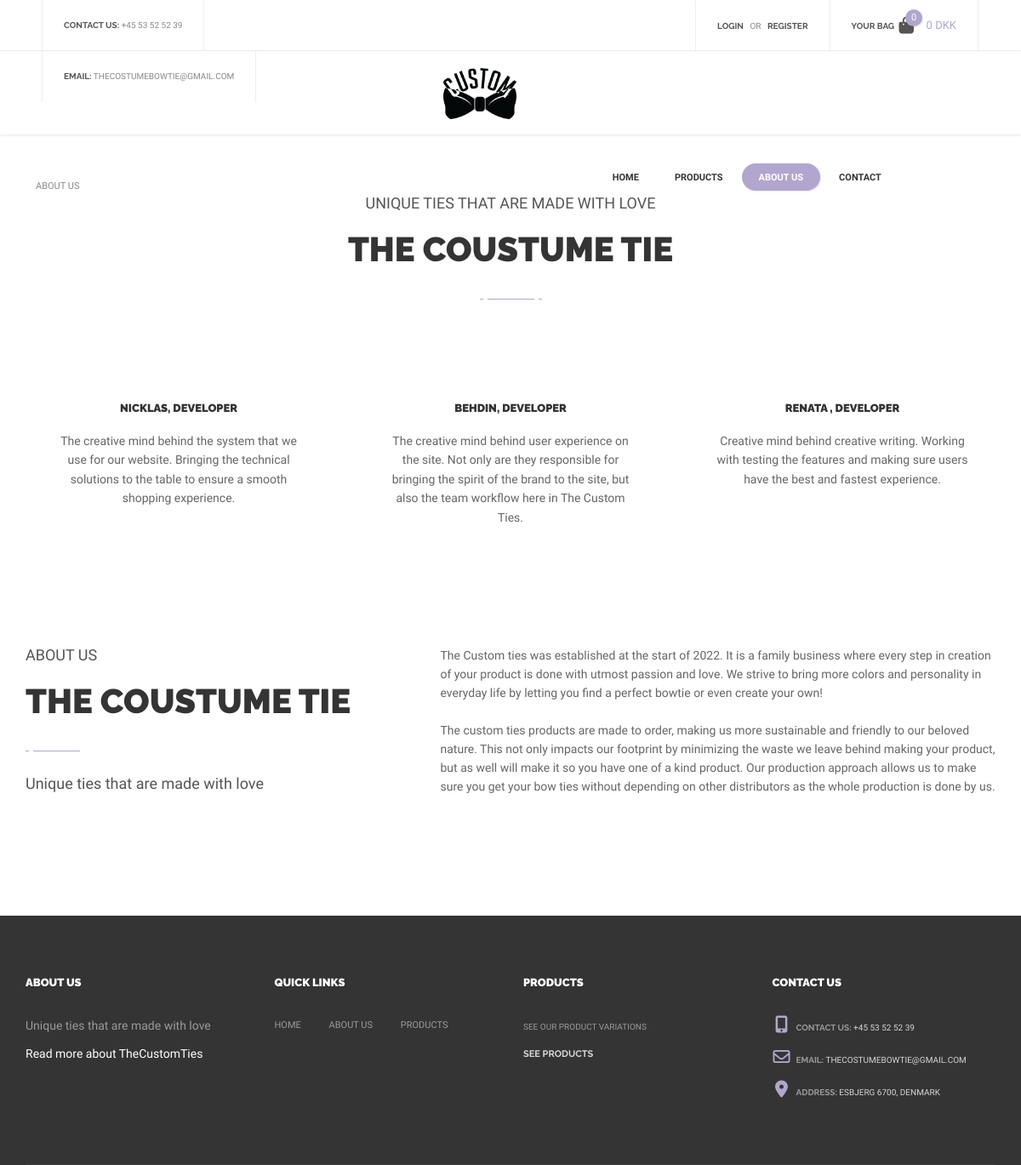
Screenshot of /AboutUS with the database file from the repository.
### tables this page shows
CREATE TABLE IF NOT EXISTS frontpage (
    id varchar(50) NOT NULL PRIMARY KEY,
    `text` text
);

### index.php (called while the page is built, shortened)
<?php
    $request = $_SERVER["REQUEST_URI"];
    $router = new Router($request);
    $router->get('/', 'views/frontend/Home');
    $router->get('/profile', 'views/login/profile');
    $router->get('/editProfileFunction', 'controllers/editProfile');
    $router->get('/loginFunction', 'controllers/login');
    $router->get('/loginFailedFunction', 'controllers/loginFailed');
    $router->get('/signupFunction', 'controllers/signup');
    $router->get('/logoutFunction', 'controllers/logout');
    $router->get('/Product', 'views/frontend/Product');
    $router->get('/ProductType', 'views/frontend/productType');
    $router->get('/ProductSale', 'views/frontend/productSale');
    $router->get('/AboutUS', 'views/frontend/AboutUS');

### models/handlers/frontpageHandler.php (called while the page is built, shortened)
<?php
$rootPath = "";
require_once $rootPath . "public/dbconn.php";
require_once $rootPath . "models/sql/frontpage.php";
class FrontpageHandler extends Frontpage{
    public $db;
    public function __construct($db) {
        $this->db = $db;
    }
    public function getFrontpage(){
        $getFrontpage = $this->db->prepare($this->getAllFrontpageQuery);
        $getFrontpage->execute();
        return $getFrontpage->fetchAll();
    }
}
$FrontpageHandler = new FrontpageHandler($db);

### controllers/frontpage.php (called while the page is built, shortened)
<?php
$dataset = $FrontpageHandler->getFrontpage();
foreach($dataset as $data){
    if($data['id'] == 'phone'){
        $phone = $data['text'];
    }
    if($data['id'] == 'email'){
        $email = $data['text'];
    }
    if($data['id'] == 'address'){
        $address = $data['text'];
    }
    if($data['id'] == 'nav1'){
        $nav1 = $data['text'];
    }
    if($data['id'] == 'nav2'){
        $nav2 = $data['text'];
    }
    if($data['id'] == 'nav3'){
        $nav3 = $data['text'];
    }
    if($data['id'] == 'nav4'){
        $nav4 = $data['text'];
    }
    if($data['id'] == 'aboutPageTitle1'){
        $aboutPageTitle1 = $data['text'];
    }
    if($data['id'] == 'aboutPageText1'){
        $aboutPageText1 = $data['text'];
    }
    if($data['id'] == 'aboutPageTitle2'){
        $aboutPageTitle2 = $data['text'];
    }
    if($data['id'] == 'aboutPageText2'){
        $aboutPageText2 = $data['text'];
    }
    if($data['id'] == 'aboutPageTitle3'){
        $aboutPageTitle3 = $data['text'];
    }
    if($data['id'] == 'aboutPageText3'){
        $aboutPageText3 = $data['text'];
    }
    if($data['id'] == 'aboutusSubtitle'){
        $aboutusSubtitle = $data['text'];
    }
    if($data['id'] == 'aboutusSlogan'){
        $aboutusSlogan = $data['text'];
    }
    if($data['id'] == 'aboutusTitle'){
        $aboutusTitle = $data['text'];
    }
    if($data['id'] == 'aboutUs1'){
        $aboutUs1 = $data['text'];
    }
    if($data['id'] == 'aboutUs2'){
        $aboutUs2 = $data['text'];
    }
}

### controllers/cartManager.php (called while the page is built, shortened)
<?php
$total = 0;

### views/frontend/AboutUS.php (the view, shortened to what this page needs)
<?php
    $rootPath = "";
    $pageName = "About Us";
    require_once $rootPath . "views/frontend/partials/header.php";
    require_once $rootPath . "models/handlers/frontpageHandler.php";
    require_once $rootPath . "controllers/frontpage.php";
?>
    <div class="empty-space col-xs-b35 col-md-b70"></div>
<div class="breadcrumbs SiteMap">
    <?php
    for($i = 0; $i < count($_SESSION['breadcrumbs']); $i++){
        $link = $_SESSION['breadcrumbsLinks'][$i];
        echo "<a class='breadcrumb-flex' href='$link'> ".$_SESSION['breadcrumbs'][$i]."</a>";
    }
    ?>
</div>
<div class="container">
    <div class="text-center">
        <div class="simple-article size-3 grey uppercase col-xs-b5"><?php echo $aboutusSlogan ?></div>
        <div class="h2"><?php echo $aboutusTitle ?></div>
        <div class="title-underline center"><span></span></div>
    </div>
</div>
<div class="empty-space col-xs-b35 col-md-b70"></div>
<div class="container">
    <div class="slider-wrapper">
        <div class="swiper-container" data-breakpoints="1" data-xs-slides="1" data-sm-slides="2" data-md-slides="2"
            data-lt-slides="3" data-slides-per-view="3" data-space="30">
            <div class="swiper-wrapper">
                <div class="swiper-slide">
                    <div class="icon-description-shortcode style-2">
                        <div class="content">
                            <h6 class="title h6"><?php echo $aboutPageTitle1?></h6>
                            <div class="description simple-article size-2"><?php echo $aboutPageText1?></div>
                        </div>
                    </div>
                </div>
                <div class="swiper-slide">
                    <div class="icon-description-shortcode style-2">
                        <div class="content">
                            <h6 class="title h6"><?php echo $aboutPageTitle2?></h6>
                            <div class="description simple-article size-2"><?php echo $aboutPageText2?></div>
                        </div>
                    </div>
                </div>
                <div class="swiper-slide">
                    <div class="icon-description-shortcode style-2">
                        <div class="content">
                            <h6 class="title h6"><?php echo $aboutPageTitle3?></h6>
                            <div class="description simple-article size-2"><?php echo $aboutPageText3?></div>
                        </div>
                    </div>
                </div>
            </div>
        </div>
    </div>
</div>
<div class="empty-space col-xs-b35 col-md-b70"></div>
<div class="empty-space col-xs-b35 col-md-b70"></div>
<div class="container">
    <div class="row">
        <div class="col-sm-5">
            <div class="simple-article size-3 grey uppercase col-xs-b5"><?php echo $aboutusSubtitle ?></div>
            <div class="h2"><?php echo $aboutusTitle ?></div>
            <div class="title-underline left"><span></span></div>
            <div class="simple-article size-4 grey"><?php echo $aboutusSlogan ?></div>
        </div>
        <div class="col-sm-7">
            <div class="simple-article size-3">
                <p><?php echo $aboutUs1 ?></p>
                <p><?php echo $aboutUs2 ?>
                </p>
            </div>
        </div>
    </div>
</div>
<div class="empty-space col-xs-b35 col-md-b70"></div>
<div class="empty-space col-xs-b35 col-md-b70"></div>
<?php
    require_once $rootPath . "views/frontend/partials/footer.php";
?>

### views/frontend/partials/header.php (shortened to what this page needs)
<?php
    require_once $rootPath . "models/handlers/frontpageHandler.php";
    require_once $rootPath . "models/handlers/ProductsHandler.php";
    require_once $rootPath . "controllers/frontpage.php";
    require_once $rootPath . "controllers/cartManager.php";
?>
<!DOCTYPE html>
<html lang="en">
<head>
    <link href="https://cdnjs.cloudflare.com/ajax/libs/font-awesome/6.2.0/css/all.min.css" rel="stylesheet">
    <link href="<?php echo BASE_URL ?>/views/frontend/partials/css/TheCostumCSS.css" rel="stylesheet">
    <link href="<?php echo BASE_URL ?>/views/frontend/partials/css/bootstrap.extension.css" rel="stylesheet">
    <link href="<?php echo BASE_URL ?>/views/frontend/partials/css/bootstrap.min.css" rel="stylesheet">
    <link href="<?php echo BASE_URL ?>/views/frontend/partials/css/style.css" rel="stylesheet">
    <link href="<?php echo BASE_URL ?>/views/frontend/partials/css/swiper.css" rel="stylesheet">
    <link href="<?php echo BASE_URL ?>/views/frontend/partials/css/sumoselect.css" rel="stylesheet">
    <link href="<?php echo BASE_URL ?>/views/frontend/partials/css/font-awesome.min.css" rel="stylesheet">
</head>
<body>
    <div id="content-block">
        <header>
            <div class="header-top">
                <div class="content-margins">
                    <div class="row">
                        <div class="col-md-5 hidden-xs hidden-sm">
                            <div class="entry">
                                <b>contact us:</b>
                                <a href="tel:+4553525239"><?php echo $phone ?></a>
                            </div>
                            <div class="entry">
                                <b>email:</b>
                                <a href="mailto:thecostumebowtie@gmail.com"><?php echo $email ?></a>
                            </div>
                        </div>
                        <div class="col-md-7 col-md-text-right">
                            <?php
                                if (!isset($_SESSION["loggedin"]) || $_SESSION["loggedin"] != true) {
                            ?>
                                    <div class="entry">
                                        <a class="open-popup" data-rel="1"><b>login</b></a>
                                        &nbsp; or &nbsp;
                                        <a class="open-popup" data-rel="2"><b>register</b></a>
                                    </div>
                            <?php
                                }
                            ?>
                            <div class="entry hidden-xs hidden-sm cart">
                                <a href="Checkout">
                                    <b class="hidden-xs">Your bag</b>
                                    <?php
                                        $amountOfItems = 0;
                                    ?>
                                    <span class="cart-icon">
                                        <i class="fa fa-shopping-bag" aria-hidden="true"></i>
                                        <span class="cart-label"><?php echo $amountOfItems ?></span>
                                    </span>
                                    <span class="cart-title hidden-xs"><?php echo $total ?> DKK</span>
                                </a>
                            </div>
                        </div>
                    </div>
                </div>
            </div>
            <div class="header-bottom">
                <div class="content-margins">
                    <div class="row">
                        <div class="col-xs-3 col-sm-1">
                            <a id="logo" href="/"><img src="assets/icons/logo-2.png" alt="" /></a>
                        </div>
                        <div class="col-xs-9 col-sm-11 text-right">
                            <div class="nav-wrapper">
                                <nav>
                                    <ul>
                                        <li <?php echo $pageName == "Home" ? 'class="active"' : "" ?>>
                                            <a href="/"><?php echo $nav1 ?></a>
                                        </li>
                                        <li style="margin-left: 2px;" <?php echo $pageName == "Product" ? 'class="active"' : "" ?>>
                                            <a href="Product"><?php echo $nav2 ?></a>
                                        </li>
                                        <li style="margin-left: 2px;" <?php echo $pageName == "About Us" ? 'class="active"' : "" ?>>
                                            <a href="AboutUS"><?php echo $nav3 ?></a>
                                        </li>
                                        <li style="margin-left: 2px;" <?php echo $pageName == "Contact Us" ? 'class="active"' : "" ?>>
                                            <a href="Contact"><?php echo $nav4 ?></a>
                                        </li>
                                    </ul>
                                </nav>
                            </div>
                        </div>
                    </div>
                </div>
            </div>
        </header>

### views/frontend/partials/footer.php (shortened to what this page needs)
<?php
    require_once $rootPath . "models/handlers/frontpageHandler.php";
    require_once $rootPath . "controllers/frontpage.php";
?>
<footer>
            <div class="container">
                <div class="footer-top">
                    <div class="row">
                        <div class="col-sm-6 col-md-3 col-xs-b30 col-md-b0">
                            <h6 class="h6 light"><?php echo $aboutusSubtitle ?></h6>
                            <div class="empty-space col-xs-b20"></div>
                            <div class="simple-article size-2 light fulltransparent margin-15"><?php echo $aboutusSlogan ?></div>
                            <div class="description">
                                    <a href="/AboutUS" class="title">Read more about TheCustomTies</a>
                            </div>
                            <div class="empty-space col-xs-b20"></div>
                        </div>
                        <div class="col-sm-6 col-md-3 col-xs-b30 col-md-b0">
                            <h6 class="h6 light">quick links</h6>
                            <div class="empty-space col-xs-b20"></div>
                            <div class="footer-column-links">
                                <div class="row">
                                    <div class="col-xs-6 footer-links-flex">
                                        <a href="/">home</a>
                                        <a href="/AboutUS">about us</a>
                                        <a href="/Product">products</a>
                                    </div>
                                </div>
                            </div>
                        </div>
                        <div class="col-sm-6 col-md-3 col-xs-b30 col-sm-b0">
                            <h6 class="h6 light">Products</h6>
                            <div class="empty-space col-xs-b20"></div>
                            <div class="footer-post-preview clearfix">
                                <div class="description">
                                    <div class="date">See our product variations</div>
                                    <a href="/Product" class="title">See products</a>
                                </div>
                            </div>
                        </div>
                        <div class="col-sm-6 col-md-3">
                            <h6 class="h6 light">Contact us</h6>
                            <div class="empty-space col-xs-b20"></div>
                                <div class="footer-contact"><i class="fa fa-mobile" aria-hidden="true"></i> contact us: <a href="tel:+4553525239"><?php echo $phone ?></a></div>
                                <div class="footer-contact"><i class="fa fa-envelope-o" aria-hidden="true"></i> email: <a href="mailto:thecostumebowtie@gmail.com"><?php echo $email ?></a></div>
                                <div class="footer-contact"><i class="fa fa-map-marker" aria-hidden="true"></i> address: <a href="#"><?php echo $address ?></a></div>
                        </div>
                    </div>
                </div>
            </div>
        </footer>
</body>
</html>

### views/frontend/partials/css/TheCostumCSS.css (style rules this page uses)
.swiper-wrapper { cursor: url(../../../assets/img/drag.png) 16 9, ew-resize; }
.breadcrumbs { margin-left: 20px; }
.SiteMap { margin-left: 3.5%; display: flex; }
.uppercase { text-transform:uppercase; }
.date, .description { margin-bottom: 15px; color: white; }
.margin-15 { margin-bottom: 15px; }
.footer-links-flex { display: flex; justify-content: space-between; width: 80% !important; }

### rows the page displays
frontpage: text "+45 53 52 52 39"
frontpage: text "THECOSTUMEBOWTIE@GMAIL.COM"
frontpage: text "HOME"
frontpage: text "PRODUCTS"
frontpage: text "ABOUT US"
frontpage: text "CONTACT"
frontpage: text "UNIQUE TIES THAT ARE MADE WITH LOVE", text "Unique ties that are made with love"
frontpage: text "THE COUSTUME TIE"
frontpage: text "NICKLAS, DEVELOPER"
frontpage: text "The creative mind behind the system that we use for our website. Bringing the technical solutions to the table to ensure a smooth shopping experience."
frontpage: text "BEHDIN, DEVELOPER"
frontpage: text "The creative mind behind user experience on the site. Not only are they responsible for bringing the spirit of the brand to the site, but also the team workflow here in The Custom Ties."
frontpage: text "RENATA , DEVELOPER"
frontpage: text "Creative mind behind creative writing. Working with testing the features and making sure users have the best and fastest experience."
frontpage: text "ABOUT US"
frontpage: text "The Custom ties was established at the start of 2022. It is a family business where every step in creation of your product is done with utmost passion and love. We strive to bring more colors and personality in everyday life by letting you find a perfect bowtie or even create your own!"
frontpage: text "The custom ties products are made to order, making us more sustainable and friendly to our beloved nature. This not only impacts our footprint by minimizing the waste we leave behind making your product, but as well will make it so you have one of a kind product. Our production approach allows us to make sure you get your bow ties without depending on other distributors as the whole production is done by us."
frontpage: text "ESBJERG 6700, DENMARK"

### other values shown
$amountOfItems "0"
$total "0"
$_SESSION['breadcrumbs'][$i] "ABOUT US"
